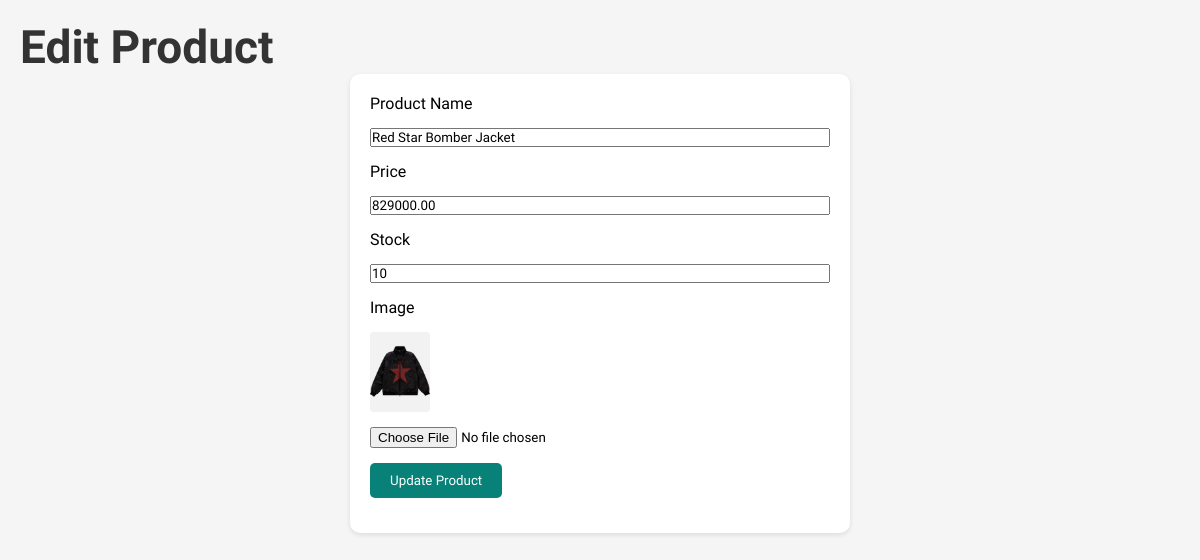
Page /edit_product.php?id=2 (signed in) on the committed database.
### tables this page shows
CREATE TABLE `products` (
  `id` int(11) NOT NULL,
  `seller_id` int(11) NOT NULL,
  `category_id` int(11) DEFAULT NULL,
  `name` varchar(200) DEFAULT NULL,
  `price` decimal(10,2) DEFAULT NULL,
  `stock` int(11) DEFAULT 0,
  `image` varchar(255) DEFAULT NULL,
  `created_at` timestamp NOT NULL DEFAULT current_timestamp(),
  `size` varchar(5) DEFAULT 'M',
  `description` text DEFAULT NULL
);

### edit_product.php (the view, shortened to what this page needs)
<?php
include 'backend/config.php';
$seller_id = $_SESSION['user_id'];
$id = intval($_GET['id']);
$res = $conn->query("SELECT * FROM products WHERE id=$id AND seller_id=$seller_id");
$product = $res->fetch_assoc();
?>
<!DOCTYPE html>
<html lang="en">
<head>
<link rel="stylesheet" href="style.css">
</head>
<body>
<h2>Edit Product</h2>
<form method="POST" enctype="multipart/form-data">
    <label>Product Name</label>
    <input type="text" name="name" required value="<?= htmlspecialchars($product['name']) ?>">
    <label>Price</label>
    <input type="number" name="price" step="0.01" required value="<?= $product['price'] ?>">
    <label>Stock</label>
    <input type="number" name="stock" required value="<?= $product['stock'] ?>">
    <label>Image</label>
    <?php if($product['image'] && file_exists('uploads/'.$product['image'])): ?>
        <img src="uploads/<?= $product['image'] ?>" alt="<?= htmlspecialchars($product['name']) ?>">
    <?php endif; ?>
    <input type="file" name="image" accept="image/*">
    <input type="submit" name="submit" value="Update Product">
</form>
</body>
</html>

### style.css (style rules this page uses)
* { margin: 0; padding: 0; box-sizing: border-box; font-family: 'Spartan', sans-serif; scroll-behavior: smooth; }
h2 { font-size: 46px; line-height: 54px; color: #222; }
body { width: 100%; }
body { font-family: Arial, sans-serif; background-color: #f4f4f4; margin: 0; padding: 0; }
h2 { color:#333; }
img { width:60px; height:auto; border-radius:4px; }

### edit_product.php (style rules this page uses)
body { font-family: 'Spartan', sans-serif; padding:20px; background:#f5f5f5; }
form { background:#fff; padding:20px; border-radius:10px; max-width:500px; margin:auto; box-shadow:0 2px 5px rgba(0,0,0,0.1); }
input, label { display:block; width:100%; margin-bottom:15px; }
input[type="submit"] { width:auto; background:#088178; color:#fff; border:none; padding:10px 20px; border-radius:5px; cursor:pointer; }
img { max-width:150px; margin-bottom:15px; display:block; }

### rows in the picture
products: name "Red Star Bomber Jacket", price "829000.00", stock "10", image (picture)
